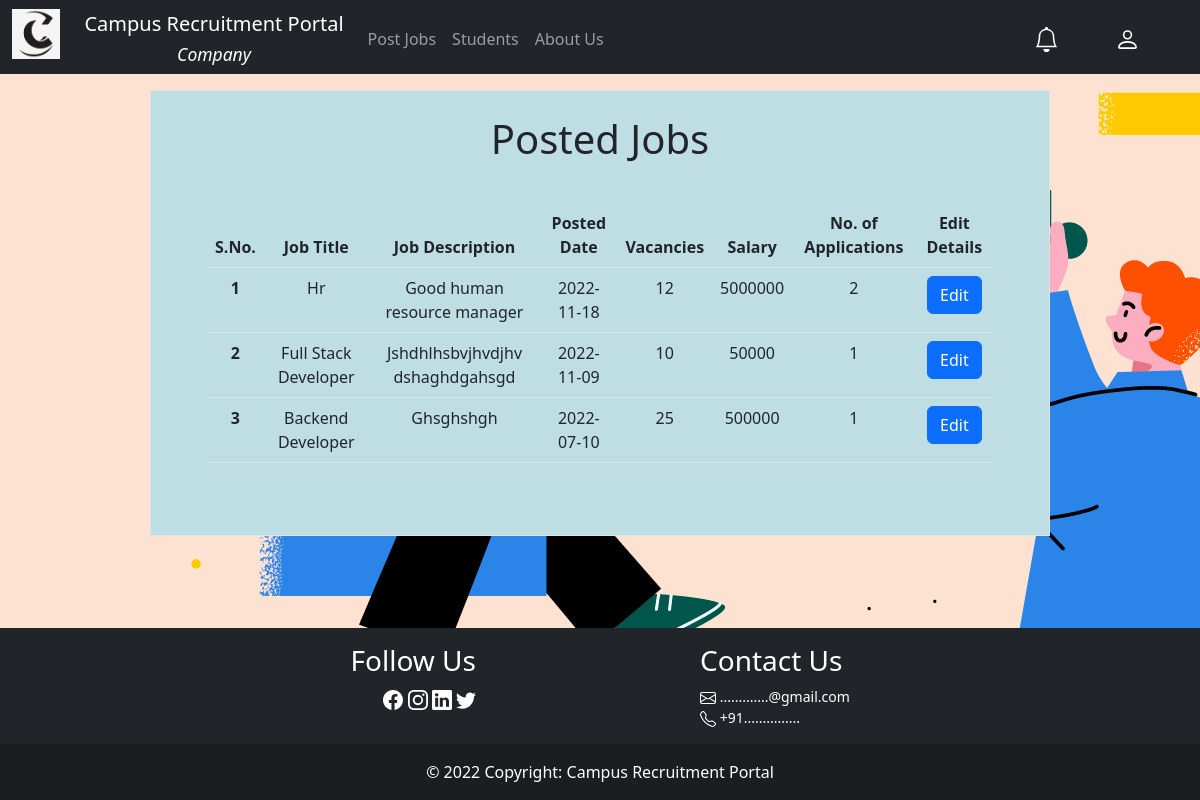
Screenshot of /company/postedjobs.php (signed in) with the database file from the repository.
### tables this page shows
CREATE TABLE `job` (
  `jid` int(11) NOT NULL,
  `jname` varchar(255) NOT NULL,
  `cid` int(11) NOT NULL,
  `jdesc` varchar(255) NOT NULL,
  `jdate` date NOT NULL DEFAULT current_timestamp(),
  `vacancy_no` int(11) NOT NULL,
  `salary` int(11) NOT NULL
);

### company/postedjobs.php (the view, shortened to what this page needs)
<?php
$cid = $_SESSION['cid'];
include_once $_SERVER['DOCUMENT_ROOT'] . '/campus/partials/config.php';
$sql = "SELECT `jname`,`jdesc`,`jdate`,`vacancy_no`,`salary`, (SELECT COUNT(`appid`)FROM `applied` WHERE `applied`.`jid`=`job`.`jid`)AS count,`jid` FROM `job` WHERE `cid`=$cid ORDER BY `jdate` DESC;";
$result = mysqli_query($conn, $sql);
if(mysqli_num_rows($result)>0)
$rows = mysqli_fetch_all($result);
include_once $_SERVER['DOCUMENT_ROOT'] . '/campus/partials/_template.php';
?>
<div class="col-9 mx-auto mt-3 border p-4 text-center justify-content-center" style="background-color:#bfdee3;">
    <div class="row">
        <h1>Posted Jobs</h1>
    </div>
    <div class="row m-3 p-3 justify-content-center overflow-auto">
        <?php
        if ($rows == null)
            echo "
    <div class='col-auto p-3 m-3'>
    <h3>No Jobs Posted</h3>
    </div>
    ";
        else {
            $row_num = 1;
            echo "<table class='table'>
        <thead>
        <tr>
        <th scope='col'>S.No.</th>
      <th scope='col'>Job Title</th>
      <th scope='col'>Job Description</th>
      <th scope='col'>Posted Date</th>
      <th scope='col'>Vacancies</th>
      <th scope='col'>Salary</th>
      <th scope='col'>No. of Applications</th>
      <th scope='col'>Edit Details</th>
        </tr>
        </thead>
        <tbody>
        ";
            foreach ($rows as $job) {
                echo "
            <tr>
            <th scope='row'>$row_num</th>
            <td>" . ucwords($job[0]) . "</td>
            <td>" . ucfirst($job[1]) . "</td>
            <td>$job[2]</td>
            <td>$job[3]</td>
            <td>$job[4]</td>
            <td>$job[5]</td>
            <td><button type='button' class='btn btn-primary' data-bs-toggle='modal' data-bs-target='#editDetails' data-bs-id='$row_num'>Edit</button></td>
          </tr>
          ";
                $row_num++;
            }
            echo "
        </tbody>
        </table>
        ";
        }
        ?>
    </div>
</div>
<?php
include_once $_SERVER['DOCUMENT_ROOT'] . '/campus/partials/_footer.php';
?>

### rows the page displays
job: jname "Hr", jdesc "Good human resource manager", jdate "2022-11-18", vacancy_no "12", salary "5000000", job "2"
job: jname "Full Stack Developer", jdesc "Jshdhlhsbvjhvdjhv dshaghdgahsgd", jdate "2022-11-09", vacancy_no "10", salary "50000", job "1"
job: jname "Backend Developer", jdesc "Ghsghshgh", jdate "2022-07-10", vacancy_no "25", salary "500000", job "1"
